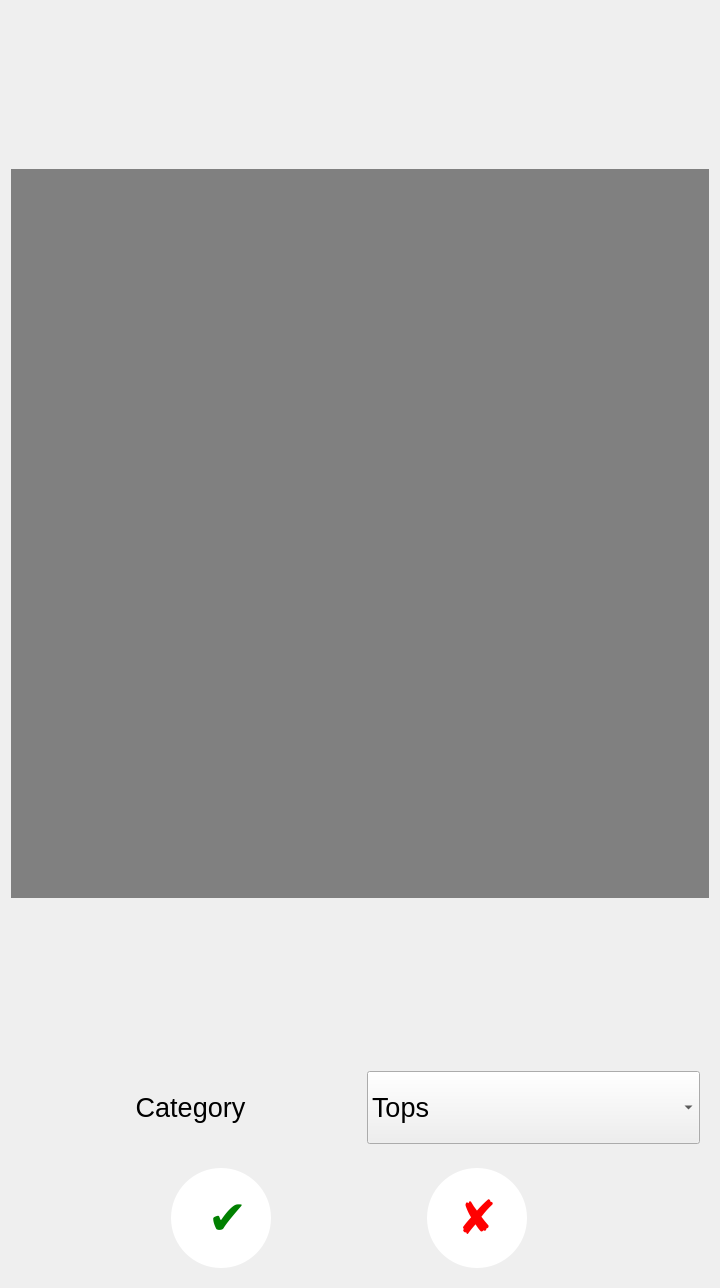
<?xml version="1.0" encoding="UTF-8"?>
<ui version="4.0">
 <class>AddClothesConfirmationUi</class>
 <widget class="QWidget" name="AddClothesConfirmationUi">
  <property name="geometry">
   <rect>
    <x>0</x>
    <y>0</y>
    <width>720</width>
    <height>1288</height>
   </rect>
  </property>
  <property name="windowTitle">
   <string>Form</string>
  </property>
  <layout class="QVBoxLayout" name="verticalLayout">
   <item>
    <spacer name="verticalSpacer_2">
     <property name="orientation">
      <enum>Qt::Vertical</enum>
     </property>
     <property name="sizeHint" stdset="0">
      <size>
       <width>20</width>
       <height>158</height>
      </size>
     </property>
    </spacer>
   </item>
   <item>
    <widget class="QWidget" name="clothesItem" native="true">
     <property name="sizePolicy">
      <sizepolicy hsizetype="Preferred" vsizetype="Expanding">
       <horstretch>0</horstretch>
       <verstretch>8</verstretch>
      </sizepolicy>
     </property>
     <property name="minimumSize">
      <size>
       <width>0</width>
       <height>0</height>
      </size>
     </property>
     <property name="styleSheet">
      <string notr="true">background-color: grey;</string>
     </property>
     <layout class="QGridLayout" name="gridLayout_2"/>
    </widget>
   </item>
   <item>
    <spacer name="verticalSpacer">
     <property name="orientation">
      <enum>Qt::Vertical</enum>
     </property>
     <property name="sizeHint" stdset="0">
      <size>
       <width>20</width>
       <height>158</height>
      </size>
     </property>
    </spacer>
   </item>
   <item>
    <widget class="QWidget" name="chooseCategoryBar" native="true">
     <property name="sizePolicy">
      <sizepolicy hsizetype="Preferred" vsizetype="Minimum">
       <horstretch>0</horstretch>
       <verstretch>1</verstretch>
      </sizepolicy>
     </property>
     <layout class="QHBoxLayout" name="horizontalLayout">
      <item>
       <widget class="QLabel" name="label">
        <property name="sizePolicy">
         <sizepolicy hsizetype="Minimum" vsizetype="Minimum">
          <horstretch>0</horstretch>
          <verstretch>0</verstretch>
         </sizepolicy>
        </property>
        <property name="minimumSize">
         <size>
          <width>341</width>
          <height>0</height>
         </size>
        </property>
        <property name="font">
         <font>
          <pointsize>20</pointsize>
         </font>
        </property>
        <property name="text">
         <string>Category</string>
        </property>
        <property name="alignment">
         <set>Qt::AlignCenter</set>
        </property>
       </widget>
      </item>
      <item>
       <widget class="QComboBox" name="comboBox">
        <property name="sizePolicy">
         <sizepolicy hsizetype="Preferred" vsizetype="Minimum">
          <horstretch>0</horstretch>
          <verstretch>0</verstretch>
         </sizepolicy>
        </property>
        <property name="maximumSize">
         <size>
          <width>339</width>
          <height>16777215</height>
         </size>
        </property>
        <property name="font">
         <font>
          <pointsize>20</pointsize>
         </font>
        </property>
        <item>
         <property name="text">
          <string>Tops</string>
         </property>
        </item>
        <item>
         <property name="text">
          <string>Bottoms</string>
         </property>
        </item>
       </widget>
      </item>
     </layout>
    </widget>
   </item>
   <item>
    <widget class="QWidget" name="confirmationButtons" native="true">
     <property name="enabled">
      <bool>true</bool>
     </property>
     <property name="sizePolicy">
      <sizepolicy hsizetype="Preferred" vsizetype="Minimum">
       <horstretch>0</horstretch>
       <verstretch>1</verstretch>
      </sizepolicy>
     </property>
     <property name="minimumSize">
      <size>
       <width>0</width>
       <height>0</height>
      </size>
     </property>
     <property name="styleSheet">
      <string notr="true">#confirmationButtons QPushButton {
	border-radius: 50px;
	background-color: white;
	font-size: 35pt;
	padding: 5px;

}</string>
     </property>
     <layout class="QGridLayout" name="gridLayout">
      <item row="0" column="0">
       <spacer name="leftHorizontalSpacer">
        <property name="orientation">
         <enum>Qt::Horizontal</enum>
        </property>
        <property name="sizeHint" stdset="0">
         <size>
          <width>40</width>
          <height>20</height>
         </size>
        </property>
       </spacer>
      </item>
      <item row="0" column="4">
       <spacer name="rightHorizontalSpacer">
        <property name="orientation">
         <enum>Qt::Horizontal</enum>
        </property>
        <property name="sizeHint" stdset="0">
         <size>
          <width>173</width>
          <height>20</height>
         </size>
        </property>
       </spacer>
      </item>
      <item row="0" column="1">
       <widget class="QPushButton" name="confirmButton">
        <property name="sizePolicy">
         <sizepolicy hsizetype="Minimum" vsizetype="Fixed">
          <horstretch>0</horstretch>
          <verstretch>0</verstretch>
         </sizepolicy>
        </property>
        <property name="minimumSize">
         <size>
          <width>100</width>
          <height>100</height>
         </size>
        </property>
        <property name="font">
         <font>
          <pointsize>35</pointsize>
         </font>
        </property>
        <property name="autoFillBackground">
         <bool>false</bool>
        </property>
        <property name="styleSheet">
         <string notr="true">color: green;</string>
        </property>
        <property name="text">
         <string> ✔</string>
        </property>
        <property name="iconSize">
         <size>
          <width>100</width>
          <height>100</height>
         </size>
        </property>
       </widget>
      </item>
      <item row="0" column="2">
       <spacer name="middleHoriztontalSpacer">
        <property name="orientation">
         <enum>Qt::Horizontal</enum>
        </property>
        <property name="sizeHint" stdset="0">
         <size>
          <width>89</width>
          <height>20</height>
         </size>
        </property>
       </spacer>
      </item>
      <item row="0" column="3">
       <widget class="QPushButton" name="denyButton">
        <property name="sizePolicy">
         <sizepolicy hsizetype="Minimum" vsizetype="Fixed">
          <horstretch>0</horstretch>
          <verstretch>0</verstretch>
         </sizepolicy>
        </property>
        <property name="minimumSize">
         <size>
          <width>100</width>
          <height>100</height>
         </size>
        </property>
        <property name="font">
         <font>
          <pointsize>35</pointsize>
         </font>
        </property>
        <property name="autoFillBackground">
         <bool>false</bool>
        </property>
        <property name="styleSheet">
         <string notr="true">color: red;</string>
        </property>
        <property name="text">
         <string>✘</string>
        </property>
       </widget>
      </item>
     </layout>
    </widget>
   </item>
  </layout>
 </widget>
 <resources/>
 <connections/>
</ui>
